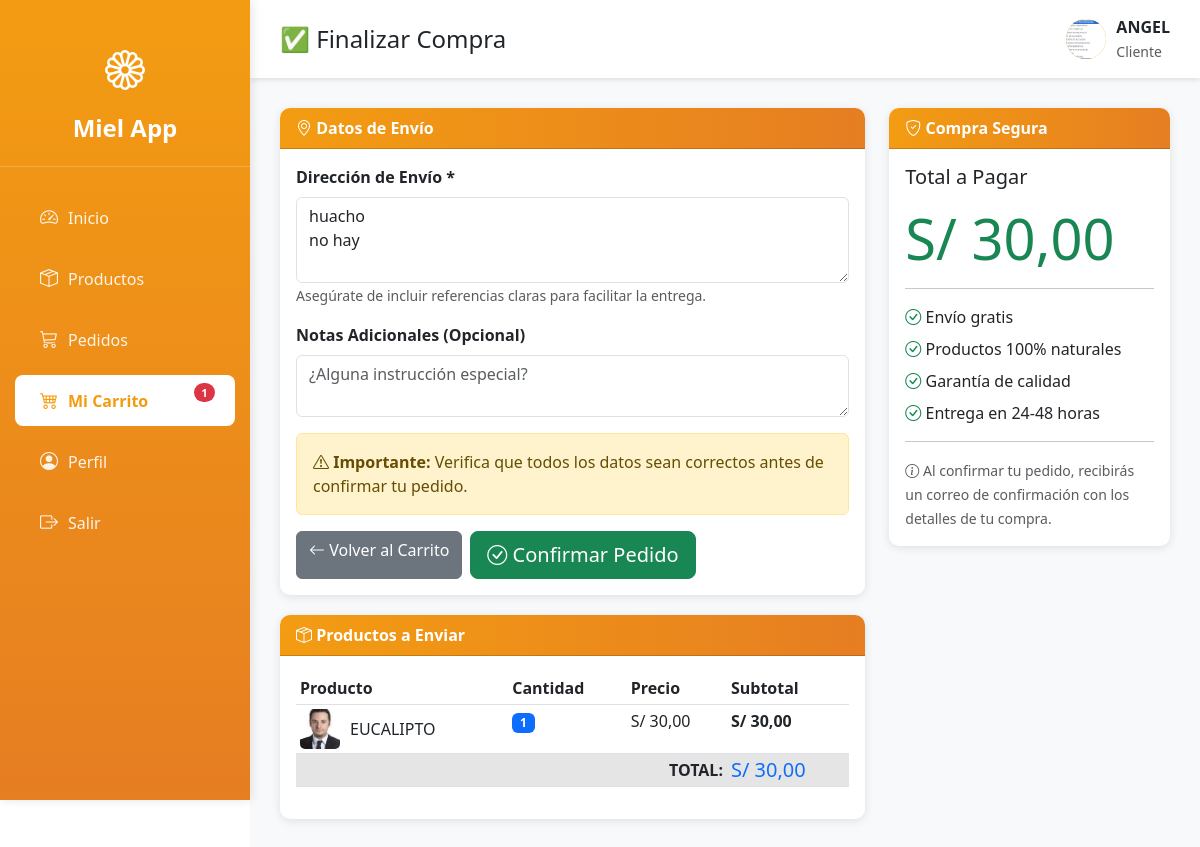
/carrito/finalizar/ (signed in), run on the app's committed database.
### mielapp/models.py (models this page shows, shortened)
class Usuario(AbstractUser):
    ROLES = (
        ('ADMIN', 'Administrador'),
        ('CLIENTE', 'Cliente'),
    )
    rol = models.CharField(max_length=10, choices=ROLES, default='CLIENTE')
    telefono = models.CharField(max_length=15, blank=True, null=True)
    direccion = models.TextField(blank=True, null=True)
    imagen = models.ImageField(upload_to='usuarios/', blank=True, null=True)
    fecha_registro = models.DateTimeField(auto_now_add=True)
    activo = models.BooleanField(default=True)
    class Meta:
        verbose_name = 'Usuario'
        verbose_name_plural = 'Usuarios'

class Carrito(models.Model):
    usuario = models.ForeignKey(
        Usuario,
        on_delete=models.CASCADE,
        related_name='carrito'
    )
    producto = models.ForeignKey(
        Producto,
        on_delete=models.CASCADE
    )
    cantidad = models.IntegerField(
        default=1,
        validators=[MinValueValidator(1)]
    )
    fecha_agregado = models.DateTimeField(auto_now_add=True)
    class Meta:
        verbose_name = 'Item del Carrito'
        verbose_name_plural = 'Items del Carrito'
        unique_together = ['usuario', 'producto']  # Un producto por usuario en el carrito
    @property
    def subtotal(self):
        return self.cantidad * self.producto.precio

class Producto(models.Model):
    nombre = models.CharField(max_length=200)
    descripcion = models.TextField()
    precio = models.DecimalField(
        max_digits=10,
        decimal_places=2,
        validators=[MinValueValidator(Decimal('0.01'))]
    )
    stock = models.IntegerField(
        default=0,
        validators=[MinValueValidator(0)]
    )
    categoria = models.ForeignKey(
        Categoria,
        on_delete=models.SET_NULL,
        null=True,
        related_name='productos'
    )
    imagen = models.ImageField(upload_to='productos/', blank=True, null=True)
    activo = models.BooleanField(default=True)
    fecha_creacion = models.DateTimeField(auto_now_add=True)
    fecha_actualizacion = models.DateTimeField(auto_now=True)
    class Meta:
        verbose_name = 'Producto'
        verbose_name_plural = 'Productos'
        ordering = ['-fecha_creacion']

### mielapp/views.py (the view, shortened to what this page needs)
# urls.py: path('carrito/finalizar/', views.finalizar_compra_view, name='finalizar_compra'),
@login_required
def finalizar_compra_view(request):
    from .models import Carrito
    items_carrito = Carrito.objects.filter(usuario=request.user).select_related('producto')
    if not items_carrito.exists():
        messages.warning(request, 'Tu carrito está vacío.')
        return redirect('productos')
    for item in items_carrito:
        if item.cantidad > item.producto.stock:
            messages.error(request, f'No hay suficiente stock de {item.producto.nombre}')
            return redirect('ver_carrito')
    total = sum(item.subtotal for item in items_carrito)
    context = {
        'items_carrito': items_carrito,
        'total': total,
        'direccion_usuario': request.user.direccion or ''
    }
    return render(request, 'mielapp/finalizar_compra.html', context)

### mielapp/templates/mielapp/finalizar_compra.html (shortened to what this page needs)
{% extends 'mielapp/base.html' %}
{% block page_title %}✅ Finalizar Compra{% endblock %}
{% block content %}
<div class="row">
    <div class="col-lg-8">
        <div class="card">
            <div class="card-header">
                <i class="bi bi-geo-alt"></i> Datos de Envío
            </div>
            <div class="card-body">
                <form method="post">
                    <div class="mb-3">
                        <label class="form-label"><strong>Dirección de Envío *</strong></label>
                        <textarea name="direccion_envio" class="form-control" rows="3" required placeholder="Ingresa tu dirección completa...">{{ direccion_usuario }}</textarea>
                        <small class="text-muted">Asegúrate de incluir referencias claras para facilitar la entrega.</small>
                    </div>
                    <div class="mb-3">
                        <label class="form-label"><strong>Notas Adicionales (Opcional)</strong></label>
                        <textarea name="notas" class="form-control" rows="2" placeholder="¿Alguna instrucción especial?"></textarea>
                    </div>
                    <div class="alert alert-warning">
                        <i class="bi bi-exclamation-triangle"></i>
                        <strong>Importante:</strong> Verifica que todos los datos sean correctos antes de confirmar tu pedido.
                    </div>
                    <div class="d-flex gap-2">
                        <a href="{% url 'ver_carrito' %}" class="btn btn-secondary">
                            <i class="bi bi-arrow-left"></i> Volver al Carrito
                        </a>
                        <button type="submit" class="btn btn-success btn-lg">
                            <i class="bi bi-check-circle"></i> Confirmar Pedido
                        </button>
                    </div>
                </form>
            </div>
        </div>
        <div class="card mt-3">
            <div class="card-header">
                <i class="bi bi-box-seam"></i> Productos a Enviar
            </div>
            <div class="card-body">
                <div class="table-responsive">
                    <table class="table table-sm">
                        <thead>
                            <tr>
                                <th>Producto</th>
                                <th>Cantidad</th>
                                <th>Precio</th>
                                <th>Subtotal</th>
                            </tr>
                        </thead>
                        <tbody>
                            {% for item in items_carrito %}
                            <tr>
                                <td>
                                    <div class="d-flex align-items-center">
                                        {% if item.producto.imagen %}
                                        <img src="{{ item.producto.imagen.url }}" alt="{{ item.producto.nombre }}" style="width: 40px; height: 40px; object-fit: cover; border-radius: 5px; margin-right: 10px;">
                                        {% endif %}
                                        <span>{{ item.producto.nombre }}</span>
                                    </div>
                                </td>
                                <td><span class="badge bg-primary">{{ item.cantidad }}</span></td>
                                <td>S/ {{ item.producto.precio }}</td>
                                <td><strong>S/ {{ item.subtotal }}</strong></td>
                            </tr>
                            {% endfor %}
                        </tbody>
                        <tfoot>
                            <tr class="table-active">
                                <td colspan="3" class="text-end"><strong>TOTAL:</strong></td>
                                <td><h5 class="mb-0 text-primary">S/ {{ total }}</h5></td>
                            </tr>
                        </tfoot>
                    </table>
                </div>
            </div>
        </div>
    </div>
    <div class="col-lg-4">
        <div class="card" style="position: sticky; top: 20px;">
            <div class="card-header bg-success text-white">
                <i class="bi bi-shield-check"></i> Compra Segura
            </div>
            <div class="card-body">
                <h5 class="mb-3">Total a Pagar</h5>
                <div class="display-4 text-success mb-3">S/ {{ total }}</div>
                <hr>
                <ul class="list-unstyled">
                    <li class="mb-2">
                        <i class="bi bi-check-circle text-success"></i>
                        Envío gratis
                    </li>
                    <li class="mb-2">
                        <i class="bi bi-check-circle text-success"></i>
                        Productos 100% naturales
                    </li>
                    <li class="mb-2">
                        <i class="bi bi-check-circle text-success"></i>
                        Garantía de calidad
                    </li>
                    <li class="mb-2">
                        <i class="bi bi-check-circle text-success"></i>
                        Entrega en 24-48 horas
                    </li>
                </ul>
                <hr>
                <small class="text-muted">
                    <i class="bi bi-info-circle"></i>
                    Al confirmar tu pedido, recibirás un correo de confirmación con los detalles de tu compra.
                </small>
            </div>
        </div>
    </div>
</div>
{% endblock %}

### mielapp/templates/mielapp/base.html (shortened to what this page needs)
<!DOCTYPE html>
<html lang="es">
<head>
    <link href="https://cdn.jsdelivr.net/npm/bootstrap@5.3.0/dist/css/bootstrap.min.css" rel="stylesheet">
    <link rel="stylesheet" href="https://cdn.jsdelivr.net/npm/bootstrap-icons@1.10.0/font/bootstrap-icons.css">
</head>
<body>
    {% if user.is_authenticated %}
    <div class="sidebar">
        <div class="logo">
            <i class="bi bi-flower1"></i>
            <span>Miel App</span>
        </div>
        <nav class="nav flex-column">
            <a class="nav-link {% if request.resolver_match.url_name == 'home' %}active{% endif %}" href="{% url 'home' %}">
                <i class="bi bi-speedometer2"></i>
                <span>Inicio</span>
            </a>
            <a class="nav-link {% if 'productos' in request.path %}active{% endif %}" href="{% url 'productos' %}">
                <i class="bi bi-box-seam"></i>
                <span>Productos</span>
            </a>
            <a class="nav-link {% if 'pedidos' in request.path %}active{% endif %}" href="{% url 'pedidos' %}">
                <i class="bi bi-cart3"></i>
                <span>Pedidos</span>
            </a>
            {% if user.rol == 'CLIENTE' %}
            <a class="nav-link {% if 'carrito' in request.path %}active{% endif %}" href="{% url 'ver_carrito' %}" style="position: relative;">
                <i class="bi bi-cart4"></i>
                <span>Mi Carrito</span>
                {% if user.carrito.count > 0 %}
                <span class="badge bg-danger rounded-pill" style="position: absolute; top: 8px; right: 20px; font-size: 0.7rem;">
                    {{ user.carrito.count }}
                </span>
                {% endif %}
            </a>
            {% endif %}
            <a class="nav-link {% if 'perfil' in request.path %}active{% endif %}" href="{% url 'perfil' %}">
                <i class="bi bi-person-circle"></i>
                <span>Perfil</span>
            </a>
            <a class="nav-link" href="{% url 'logout' %}">
                <i class="bi bi-box-arrow-right"></i>
                <span>Salir</span>
            </a>
        </nav>
    </div>
    <div class="main-content">
        <div class="top-navbar">
            <h4 class="mb-0">{% block page_title %}Dashboard{% endblock %}</h4>
            <div class="user-info">
                <div class="user-avatar">
                    {% if user.imagen %}
                    <img src="{{ user.imagen.url }}" alt="{{ user.username }}" style="width:100%; height:100%; border-radius:50%; object-fit:cover;">
                    {% else %}
                    {{ user.username|first|upper }}
                    {% endif %}
                </div>
                <div>
                    <div style="font-weight:bold;">{{ user.first_name|default:user.username }}</div>
                    <small class="text-muted">{{ user.get_rol_display }}</small>
                </div>
            </div>
        </div>
        <div class="content-wrapper">
            {% block content %}{% endblock %}
        </div>
    </div>
    {% endif %}
</body>
</html>

### mielapp/templates/mielapp/base.html (style rules this page uses)
:root { --sidebar-width: 250px; --primary-color: #f39c12; --secondary-color: #e67e22; --dark-color: #2c3e50; }
body { font-family: 'Segoe UI', Tahoma, Geneva, Verdana, sans-serif; }
.sidebar { position: fixed; top: 0; left: 0; height: 100vh; width: var(--sidebar-width); background: linear-gradient(180deg, var(--primary-color) 0%, var(--secondary-color) 100%); padding: 20px 0; box-shadow: 2px 0 10px rgba(0,0,0,0.1); overflow-y: auto; z-index: 1000; }
.sidebar .logo { text-align: center; padding: 20px; color: white; font-size: 24px; font-weight: bold; border-bottom: 1px solid rgba(255,255,255,0.2); margin-bottom: 20px; }
.sidebar .logo i { font-size: 40px; display: block; margin-bottom: 10px; }
.sidebar .nav-link { color: rgba(255,255,255,0.9); padding: 12px 25px; margin: 5px 15px; border-radius: 8px; transition: all 0.3s; display: flex; align-items: center; }
.sidebar .nav-link i { margin-right: 10px; font-size: 18px; }
.sidebar .nav-link.active { background: white; color: var(--primary-color); font-weight: bold; }
.main-content { margin-left: var(--sidebar-width); min-height: 100vh; background: #f8f9fa; }
.top-navbar { background: white; padding: 15px 30px; box-shadow: 0 2px 5px rgba(0,0,0,0.1); display: flex; justify-content: space-between; align-items: center; }
.user-info { display: flex; align-items: center; gap: 10px; }
.user-avatar { width: 40px; height: 40px; border-radius: 50%; background: var(--primary-color); display: flex; align-items: center; justify-content: center; color: white; font-weight: bold; }
.content-wrapper { padding: 30px; }
.card { border: none; border-radius: 10px; box-shadow: 0 2px 10px rgba(0,0,0,0.1); margin-bottom: 20px; }
.card-header { background: linear-gradient(90deg, var(--primary-color), var(--secondary-color)); color: white; border-radius: 10px 10px 0 0 !important; font-weight: bold; }

### data on the page
Usuario: carrito.count "1", imagen (picture), first_name "ANGEL", rol "Cliente", direccion_envio "huacho no hay"
Carrito: producto.imagen (picture), producto.nombre "EUCALIPTO", cantidad "1", producto.precio "30,00", subtotal "30,00"

### other printed values
{{ total }} "30,00"
